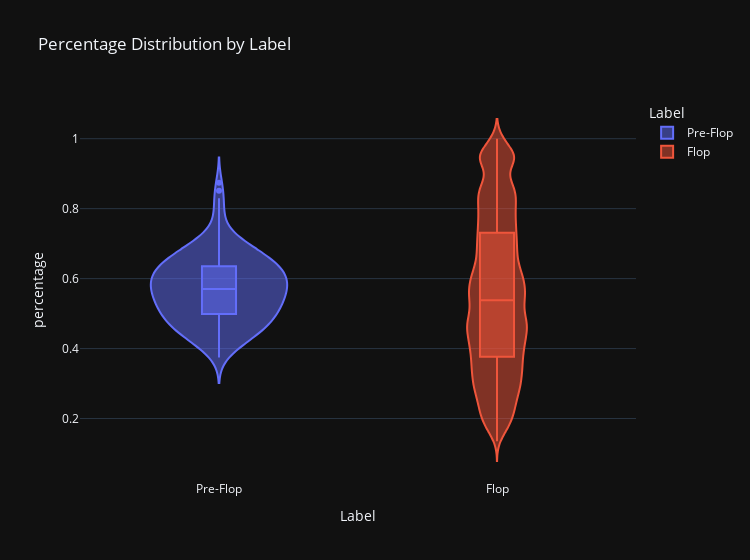

The notebook cell this image was saved under:
### Code cell
import pandas as pd
import plotly.express as px

# Load the data from the CSV files
pre_flop_df = pd.read_csv('pre_flop.csv')
normal_df = pd.read_csv('normal1.csv')

# Add a "Label" column to each dataset
pre_flop_df['Label'] = 'Pre-Flop'
normal_df['Label'] = 'Flop'

# Combine the two datasets into one
combined_df = pd.concat([pre_flop_df, normal_df], ignore_index=True)

# Create the violin plot
fig = px.violin(combined_df, x='Label', y='percentage', color='Label',
                template='plotly_dark', box=True,
                title='Percentage Distribution by Label',width=750)

# Show the plot
fig.show()

### Figure 1 — Plotly figure (JSON) as saved in the notebook; plotly's stock layout.template omitted (floating-point values rounded to 4 significant figures; data arrays with more than 128 entries replaced by an {"elided": "..."} marker saying what was removed)
{"data": [{"alignmentgroup": "True", "box": {"visible": true}, "hovertemplate": "Label=%{x}<br>percentage=%{y}<extra></extra>", "legendgroup": "Pre-Flop", "marker": {"color": "#636efa"}, "name": "Pre-Flop", "offsetgroup": "Pre-Flop", "orientation": "v", "scalegroup": "True", "showlegend": true, "type": "violin", "x": {"elided": "169 str values"}, "x0": " ", "xaxis": "x", "y": {"elided": "169 float values"}, "y0": " ", "yaxis": "y"}, {"alignmentgroup": "True", "box": {"visible": true}, "hovertemplate": "Label=%{x}<br>percentage=%{y}<extra></extra>", "legendgroup": "Flop", "marker": {"color": "#EF553B"}, "name": "Flop", "offsetgroup": "Flop", "orientation": "v", "scalegroup": "True", "showlegend": true, "type": "violin", "x": {"elided": "41392 str values"}, "x0": " ", "xaxis": "x", "y": {"elided": "41392 float values"}, "y0": " ", "yaxis": "y"}], "layout": {"legend": {"title": {"text": "Label"}, "tracegroupgap": 0}, "title": {"text": "Percentage Distribution by Label"}, "violinmode": "overlay", "width": 750, "xaxis": {"anchor": "y", "categoryarray": ["Pre-Flop", "Flop"], "categoryorder": "array", "domain": [0, 1], "title": {"text": "Label"}}, "yaxis": {"anchor": "x", "domain": [0, 1], "title": {"text": "percentage"}}}}
